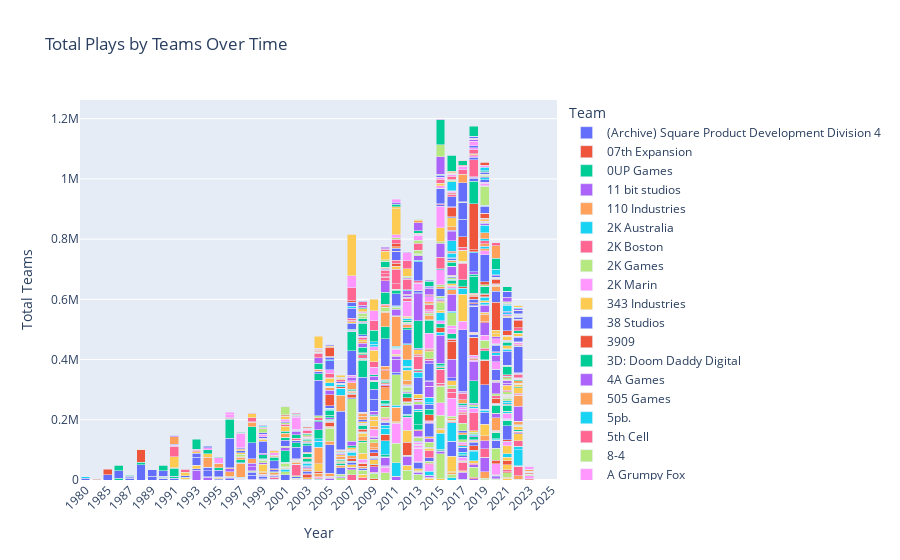

Source (notebook cell):
### Markdown cell above
### Visualize Exploded Teams

### Code cell
import pandas as pd
from datetime import datetime
import plotly.express as px
from ast import literal_eval


df = pd.read_csv('../Dataset/games.csv')

df = df[df['Release Date'] != 'releases on TBD']

df['Release Date'] = df['Release Date'].apply(lambda x: datetime.strptime(x, '%b %d, %Y'))

df = df.dropna(subset=['Team'])
df['Team'] = df['Team'].apply(literal_eval)

df = df.explode('Team').dropna(subset=['Team'])  # Drop rows with NaN in 'Genres' column


def convert_to_int(value):
    if 'K' in value:
        return int(float(value.replace('K', '')) * 1000)
    else:
        return int(value)

df['Plays'] = df['Plays'].apply(convert_to_int)


df['Year'] = df['Release Date'].apply(lambda x: x.strftime('%Y'))
avg_rating_per_date_genre = df.groupby(['Year', 'Team'])['Plays'].sum().unstack().reset_index()


fig = px.bar(avg_rating_per_date_genre, x='Year', y=avg_rating_per_date_genre.columns[1:],
             title='Total Plays by Teams Over Time',
             labels={'Release Date': 'Release Date', 'value': 'Total Teams', 'variable': 'Team'},
             barmode='stack'
            )

fig.update_layout(xaxis_tickangle=-45)
fig.show()
